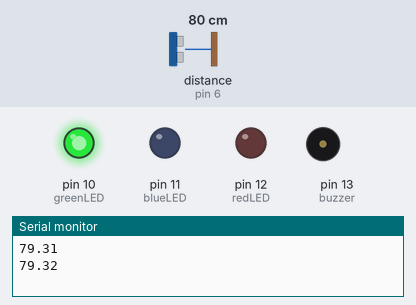
The sketch below on a simulated Arduino Uno, built with avr-gcc and run on an emulated ATmega328P. On the bench: output pins drawn as LEDs (lit = HIGH), buzzer (waves = sounding), the last lines printed to the serial monitor. Wiring (inferred from the names in the program): ultrasonic range finder: trigger pin 5; echo pin 6. The inputs (shaded band) are chosen by the test bench; at power-on: distance to the obstacle (sensor on pin 6) 80 cm. The echo pulse lasts 58.3 µs per cm; pins used as bus, display or sensor lines are not drawn.

Above: at 1.6 s.
1.7 s: distance to the obstacle (sensor on pin 6) set to 56 cm
At 2.2 s:
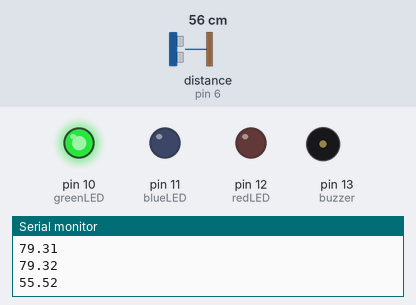
5.2 s: distance to the obstacle (sensor on pin 6) set to 46 cm
At 5.72 s:
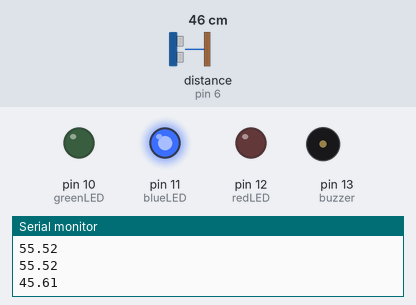
8.7 s: distance to the obstacle (sensor on pin 6) set to 23 cm
At 9.21 s:
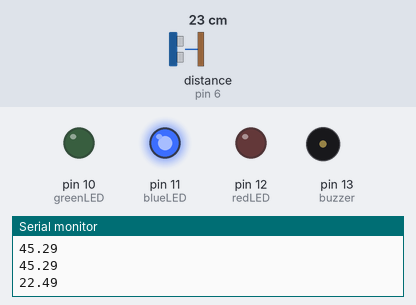
12.2 s: distance to the obstacle (sensor on pin 6) set to 18 cm
At 12.62 s:
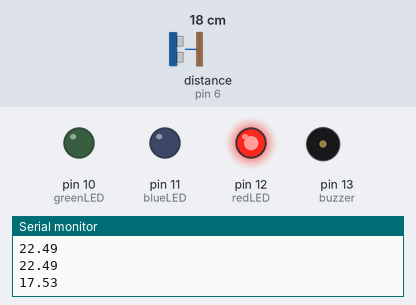
15.7 s: distance to the obstacle (sensor on pin 6) set to 12 cm
At 15.91 s:
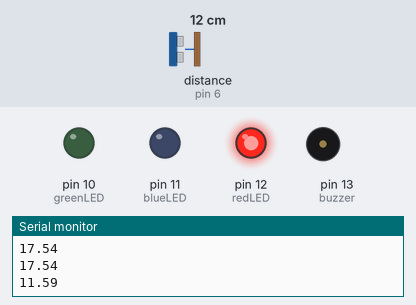
19.2 s: distance to the obstacle (sensor on pin 6) set to 9 cm
At 19.43 s:
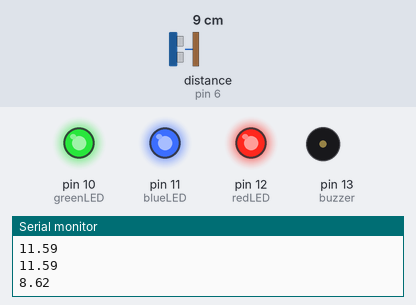
Timing chart, 0 to 23.7 s (numbered marks = the images above; inputs shaded):
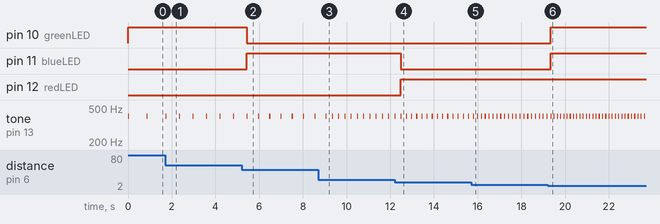

Measured:
- the behaviour switches between 51 and 50 cm on distance to the obstacle (sensor on pin 6) (found by bisection; images 1 and 2)
- the behaviour switches between 21 and 20 cm on distance to the obstacle (sensor on pin 6) (found by bisection; images 3 and 4)
- the behaviour switches between 11 and 10 cm on distance to the obstacle (sensor on pin 6) (found by bisection; images 5 and 6)
- after the input at 1.7 s, tone on pin 13 (buzzer): alternates 400 Hz for 0.05 s and silent for 0.57 s, starting after 0.64 s
- after the input at 5.2 s, pin 10 (greenLED): HIGH → LOW after 0.24 s; pin 11 (blueLED): LOW → HIGH after 0.24 s
- after the input at 8.7 s, tone on pin 13 (buzzer): alternates 400 Hz for 0.05 s and silent for 0.24 s, starting after 0.64 s
- after the input at 12.2 s, pin 11 (blueLED): HIGH → LOW after 0.28 s; pin 12 (redLED): LOW → HIGH after 0.28 s
- after the input at 15.7 s, tone on pin 13 (buzzer): alternates 400 Hz for 0.05 s and silent for 0.13 s, starting after 0.28 s
- after the input at 19.2 s, pin 10 (greenLED), pin 11 (blueLED): LOW → HIGH after 0.14 s

The sketch:

car_parking_sensor.ino
```cpp
/*

*/
double distance;

int greenLED = 10;
int blueLED = 11;
int redLED = 12;
int buzzer = 13;

int trigPin = 5;
int echoPin = 6;

void setup() {

    Serial.begin(9600);

    pinMode(greenLED,OUTPUT);
    pinMode(blueLED,OUTPUT);
    pinMode(redLED,OUTPUT);
    pinMode(buzzer,OUTPUT);

    pinMode(trigPin, OUTPUT);
    pinMode(echoPin,INPUT);

}

void loop() {

  distance = distance_func();
  Serial.println(distance);

  if(distance<=10)
  {
      digitalWrite(greenLED,HIGH);
      digitalWrite(blueLED,HIGH);
      digitalWrite(redLED,HIGH);
      tone(buzzer,400);
      delay(50);
      noTone(buzzer);
      delay(distance*10);
  }
  else if(distance<=20)
  {
      digitalWrite(greenLED,LOW);
      digitalWrite(blueLED,LOW);
      digitalWrite(redLED,HIGH);
      tone(buzzer,400);
      delay(50);
      noTone(buzzer);
      delay(distance*10);
  }
  else if(distance<=50)
  {
      digitalWrite(greenLED,LOW);
      digitalWrite(blueLED,HIGH);
      digitalWrite(redLED,LOW);
//      tone(buzzer,200);
      tone(buzzer,400);
      delay(50);
      noTone(buzzer);
      delay(distance*10);
  }
  else if(distance<=100)
  {
      digitalWrite(greenLED,HIGH);
      digitalWrite(blueLED,LOW);
      digitalWrite(redLED,LOW);
      tone(buzzer,400);
      delay(50);
      noTone(buzzer);
      delay(distance*10);
  }

  delay(10);

}

double distance_func()
{
  digitalWrite(trigPin,LOW);
  delayMicroseconds(2);

  digitalWrite(trigPin,HIGH);
  delayMicroseconds(10);
  digitalWrite(trigPin,LOW);

  double duration = pulseIn(echoPin,HIGH);
  return duration*0.034/2;
}
```
